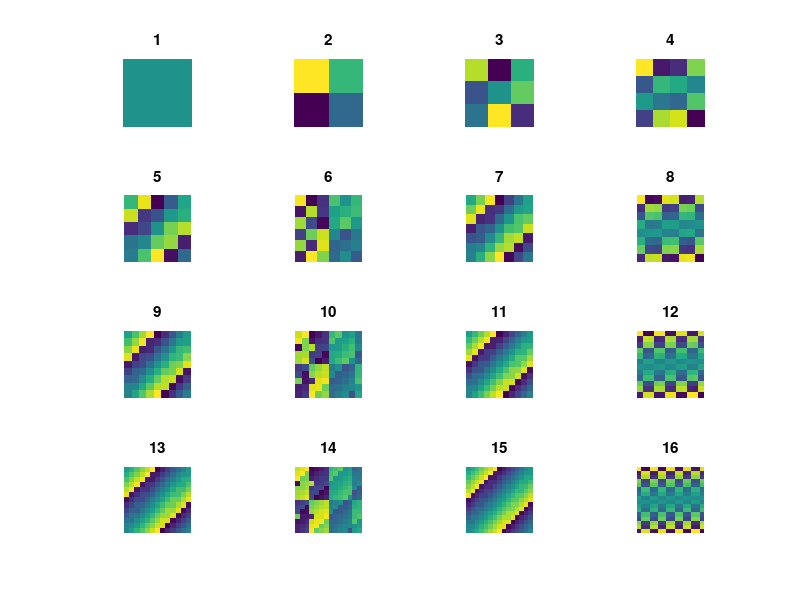

Source code (MATLAB):
for n = 1:16
    subplot(4, 4, n)
    ord = n
    m = magic(ord)
    imagesc(m)
    title(num2str(ord))
    axis equal
    axis off
end